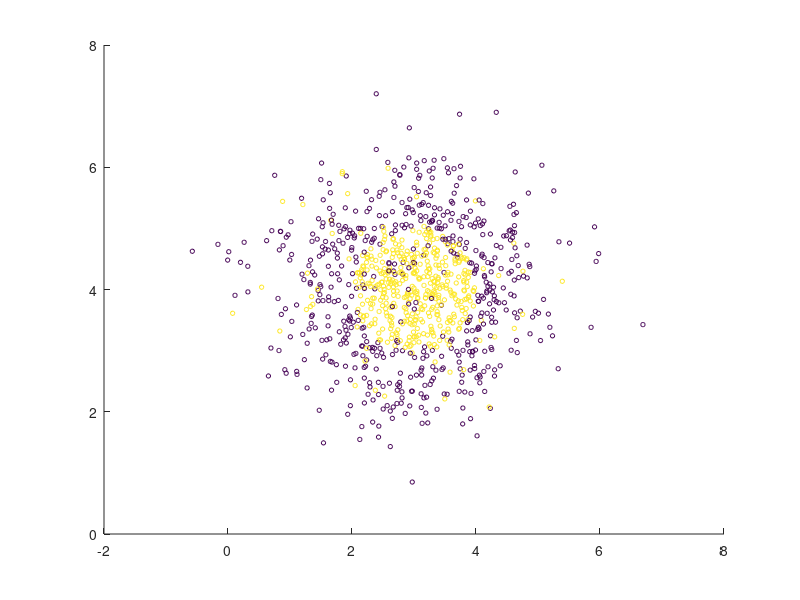

The MATLAB script that drew this image:
function l2reglog

% number of data points

N = 1000;
x1 = randn(N,1)+3;
x2 = randn(N,1)+4;

plot(x1, x2, 'r.', 'LineWidth', 2);

dist = (x1-3).^2+(x2-4).^2;
y = zeros(N,1);
y(dist<=1) = 1;
noise = rand(1,N)<0.10;
y(noise) = 1 - y(noise);

scatter(x1, x2, 10, y);

data = [x1 x2];
label = y;
save('credit2.mat', 'data', 'label');

dlmwrite('credit2.txt',[data label]);

